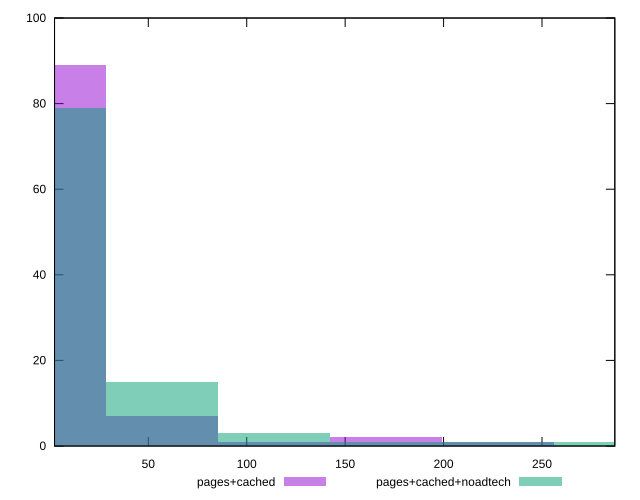

This chart was generated by the following gnuplot code:
reset

$pagesCached <<EOF
170.627187385527 2
0 89
56.875729128509 7
227.502916514036 1
113.751458257018 1
EOF

$pagesCachedNoadtech <<EOF
170.627187385527 1
0 79
56.875729128509 15
227.502916514036 1
113.751458257018 3
284.378645642545 1
EOF

set key outside below
set boxwidth 56.875729128509
set xrange [2.364:286.995]
set yrange [0:100]
set trange [0:100]
set style fill transparent solid 0.5 noborder
set terminal svg size 640, 500 enhanced background rgb 'white'
set output "report_00015_2021-02-09T16-11-33.973Z/server-response-time/comparison/histogram/1_vs_2.svg"

plot $pagesCached title "pages+cached" with boxes, \
     $pagesCachedNoadtech title "pages+cached+noadtech" with boxes

reset
